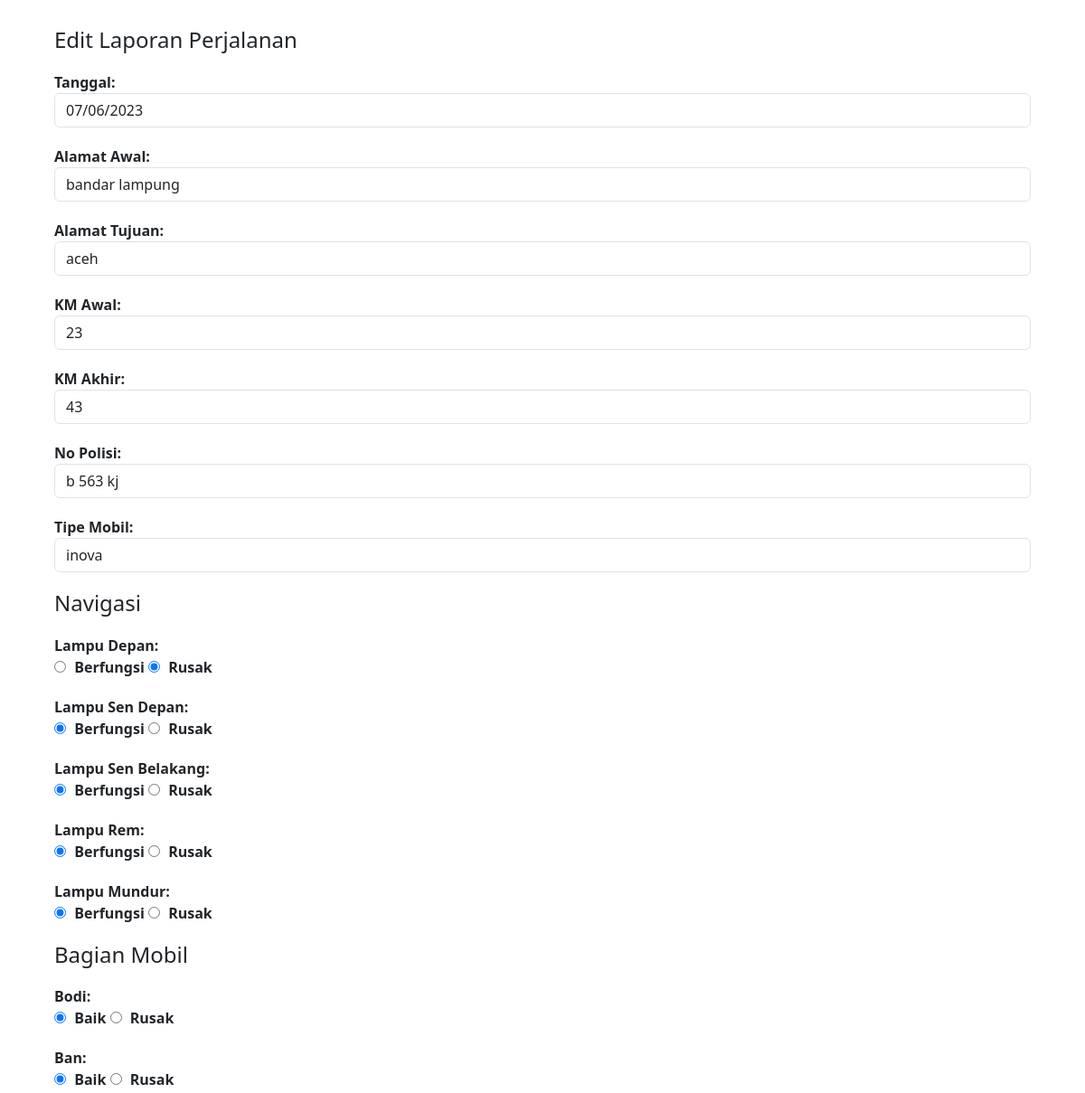
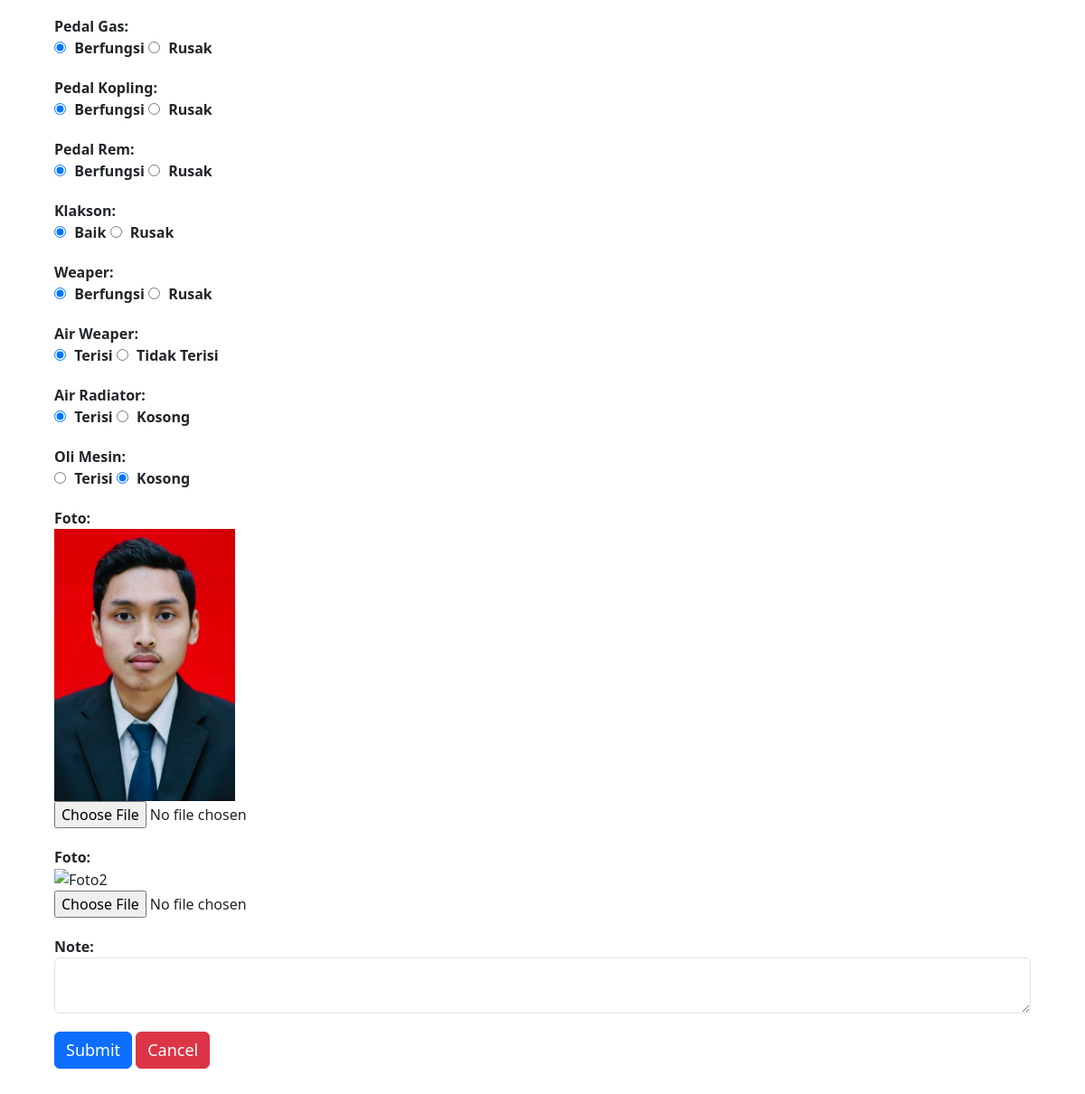
Page /edit.php?id=27 on the committed database (2 pictures, top to bottom).
### tables this page shows
CREATE TABLE `laporan` (
  `id` int(255) NOT NULL,
  `user_id` int(255) NOT NULL,
  `alamat_awal` varchar(255) NOT NULL,
  `alamat_tujuan` varchar(255) NOT NULL,
  `km_awal` int(255) NOT NULL,
  `km_akhir` int(255) NOT NULL,
  `no_polisi` varchar(255) NOT NULL,
  `tipe_mobil` varchar(255) NOT NULL,
  `foto` varchar(255) NOT NULL,
  `foto2` varchar(255) NOT NULL,
  `tanggal` date DEFAULT NULL,
  `lampu_depan` enum('berfungsi','rusak') NOT NULL,
  `lampu_sen_depan` enum('berfungsi','rusak') NOT NULL,
  `lampu_sen_belakang` enum('berfungsi','rusak') NOT NULL,
  `lampu_rem` enum('berfungsi','rusak') NOT NULL,
  `lampu_mundur` enum('berfungsi','rusak') NOT NULL,
  `bodi` enum('baik','rusak') NOT NULL,
  `ban` enum('baik','rusak') NOT NULL,
  `pedal` enum('berfungsi','rusak') NOT NULL,
  `kopling` enum('berfungsi','rusak') NOT NULL,
  `gas_rem` enum('berfungsi','rusak') NOT NULL,
  `klakson` enum('baik','rusak') NOT NULL,
  `weaper` enum('berfungsi','rusak') NOT NULL,
  `air_weaper` enum('terisi','kosong') NOT NULL,
  `air_radiator` enum('terisi','kosong') NOT NULL,
  `oli_mesin` enum('terisi','kosong') NOT NULL,
  `note` varchar(255) NOT NULL,
  `status_lap` enum('approved','pending','rejected') NOT NULL
);

### edit.php (the view, shortened to what this page needs)
<?php
include 'inc/db.php';
$id = $_GET['id'];
$query = "SELECT * FROM laporan WHERE id='$id'";
$result = $conn->query($query);
$row = $result->fetch_assoc();
?>
<!DOCTYPE html>
<html>
<head>
    <link rel="stylesheet" href="css/bootstrap.min.css">
</head>
<body>
    <div class="container">
        <h2>Edit Laporan Perjalanan</h2>
        <form method="POST" action="edit.php" enctype="multipart/form-data">
            <div class="form-group">
                <label for="tanggal">Tanggal:</label>
                <input type="date" class="form-control" id="tanggal" name="tanggal"
                    value="<?php echo $row['tanggal']; ?>" readonly>
            </div>
            <div class="form-group">
                <label for="alamat_awal">Alamat Awal:</label>
                <input type="text" class="form-control" id="alamat_awal" name="alamat_awal"
                    value="<?php echo $row['alamat_awal']; ?>" readonly>
            </div>
            <div class="form-group">
                <label for="alamat_tujuan">Alamat Tujuan:</label>
                <input type="text" class="form-control" id="alamat_tujuan" name="alamat_tujuan"
                    value="<?php echo $row['alamat_tujuan']; ?>" readonly>
            </div>
            <div class="form-group">
                <label for="km_awal">KM Awal:</label>
                <input type="number" class="form-control" id="km_awal" name="km_awal"
                    value="<?php echo $row['km_awal']; ?>" readonly>
            </div>
            <div class="form-group">
                <label for="km_akhir">KM Akhir:</label>
                <input type="number" class="form-control" id="km_akhir" name="km_akhir"
                    value="<?php echo $row['km_akhir']; ?>" required>
            </div>
            <div class="form-group">
                <label for="no_polisi">No Polisi:</label>
                <input type="text" class="form-control" id="no_polisi" name="no_polisi"
                    value="<?php echo $row['no_polisi']; ?>" required>
            </div>
            <div class="form-group">
                <label for="tipe_mobil">Tipe Mobil:</label>
                <input type="text" class="form-control" id="tipe_mobil" name="tipe_mobil"
                    value="<?php echo $row['tipe_mobil']; ?>" required>
            </div>
            <h2>Navigasi</h2>
            <div class="form-group">
                <label for="lampu_depan">Lampu Depan:</label><br>
                <input type="radio" id="lampu_depan_berfungsi" name="lampu_depan" value="berfungsi" <?php if ($row['lampu_depan'] === 'berfungsi')
                    echo 'checked'; ?> required>
                <label for="lampu_depan_berfungsi">Berfungsi</label>
                <input type="radio" id="lampu_depan_rusak" name="lampu_depan" value="rusak" <?php if ($row['lampu_depan'] === 'rusak')
                    echo 'checked'; ?> required>
                <label for="lampu_depan_rusak">Rusak</label>
            </div>
            <div class="form-group">
                <label for="lampu_sen_depan">Lampu Sen Depan:</label><br>
                <input type="radio" id="lampu_sen_depan_berfungsi" name="lampu_sen_depan" value="berfungsi" <?php if ($row['lampu_sen_depan'] === 'berfungsi')
                    echo 'checked'; ?> required>
                <label for="lampu_sen_depan_berfungsi">Berfungsi</label>
                <input type="radio" id="lampu_sen_depan_rusak" name="lampu_sen_depan" value="rusak" <?php if ($row['lampu_sen_depan'] === 'rusak')
                    echo 'checked'; ?> required>
                <label for="lampu_sen_depan_rusak">Rusak</label>
            </div>
            <div class="form-group">
                <label for="lampu_sen_belakang">Lampu Sen Belakang:</label><br>
                <input type="radio" id="lampu_sen_belakang_berfungsi" name="lampu_sen_belakang" value="berfungsi" <?php if ($row['lampu_sen_belakang'] === 'berfungsi')
                    echo 'checked'; ?>>
                <label for="lampu_sen_belakang_berfungsi">Berfungsi</label>
                <input type="radio" id="lampu_sen_belakang_rusak" name="lampu_sen_belakang" value="rusak" <?php if ($row['lampu_sen_belakang'] === 'rusak')
                    echo 'checked'; ?>>
                <label for="lampu_sen_belakang_rusak">Rusak</label>
            </div>
            <div class="form-group">
                <label for="lampu_rem">Lampu Rem:</label><br>
                <input type="radio" id="lampu_rem_berfungsi" name="lampu_rem" value="berfungsi" <?php if ($row['lampu_rem'] === 'berfungsi')
                    echo 'checked'; ?>>
                <label for="lampu_rem_berfungsi">Berfungsi</label>
                <input type="radio" id="lampu_rem_rusak" name="lampu_rem" value="rusak" <?php if ($row['lampu_rem'] === 'rusak')
                    echo 'checked'; ?>>
                <label for="lampu_rem_rusak">Rusak</label>
            </div>
            <div class="form-group">
                <label for="lampu_mundur">Lampu Mundur:</label><br>
                <input type="radio" id="lampu_mundur_berfungsi" name="lampu_mundur" value="berfungsi" <?php if ($row['lampu_mundur'] === 'berfungsi')
                    echo 'checked'; ?>>
                <label for="lampu_mundur_berfungsi">Berfungsi</label>
                <input type="radio" id="lampu_mundur_rusak" name="lampu_mundur" value="rusak" <?php if ($row['lampu_mundur'] === 'rusak')
                    echo 'checked'; ?>>
                <label for="lampu_mundur_rusak">Rusak</label>
            </div>
            <h2>Bagian Mobil</h2>
            <div class="form-group">
                <label for="bodi">Bodi:</label><br>
                <input type="radio" id="bodi_baik" name="bodi" value="baik" <?php if ($row['bodi'] === 'baik')
                    echo 'checked'; ?>>
                <label for="bodi_baik">Baik</label>
                <input type="radio" id="bodi_rusak" name="bodi" value="rusak" <?php if ($row['bodi'] === 'rusak')
                    echo 'checked'; ?>>
                <label for="bodi_rusak">Rusak</label>
            </div>
            <div class="form-group">
                <label for="ban">Ban:</label><br>
                <input type="radio" id="ban_baik" name="ban" value="baik" <?php if ($row['ban'] === 'baik')
                    echo 'checked'; ?>>
                <label for="ban_baik">Baik</label>
                <input type="radio" id="ban_rusak" name="ban" value="rusak" <?php if ($row['ban'] === 'rusak')
                    echo 'checked'; ?>>
                <label for="ban_rusak">Rusak</label>
            </div>
            <div class="form-group">
                <label for="pedal">Pedal Gas:</label><br>
                <input type="radio" id="pedal_berfungsi" name="pedal" value="berfungsi" <?php if ($row['pedal'] === 'berfungsi')
                    echo 'checked'; ?>>
                <label for="pedal_berfungsi">Berfungsi</label>
                <input type="radio" id="pedal_rusak" name="pedal" value="rusak" <?php if ($row['pedal'] === 'rusak')
                    echo 'checked'; ?>>
                <label for="pedal_rusak">Rusak</label>
            </div>
            <div class="form-group">
                <label for="kopling">Pedal Kopling:</label><br>
                <input type="radio" id="kopling_berfungsi" name="kopling" value="berfungsi" <?php if ($row['kopling'] === 'berfungsi')
                    echo 'checked'; ?>>
                <label for="kopling_berfungsi">Berfungsi</label>
                <input type="radio" id="kopling_rusak" name="kopling" value="rusak" <?php if ($row['kopling'] === 'rusak')
                    echo 'checked'; ?>>
                <label for="kopling_rusak">Rusak</label>
            </div>
            <div class="form-group">
                <label for="gas_rem">Pedal Rem:</label><br>
                <input type="radio" id="gas_rem_berfungsi" name="gas_rem" value="berfungsi" <?php if ($row['gas_rem'] === 'berfungsi')
                    echo 'checked'; ?>>
                <label for="gas_rem_berfungsi">Berfungsi</label>
                <input type="radio" id="gas_rem_rusak" name="gas_rem" value="rusak" <?php if ($row['gas_rem'] === 'rusak')
                    echo 'checked'; ?>>
                <label for="gas_rem_rusak">Rusak</label>
            </div>
            <div class="form-group">
                <label for="klakson">Klakson:</label><br>
                <input type="radio" id="klakson_baik" name="klakson" value="baik" <?php if ($row['klakson'] === 'baik')
                    echo 'checked'; ?>>
                <label for="klakson_baik">Baik</label>
                <input type="radio" id="klakson_rusak" name="klakson" value="rusak" <?php if ($row['klakson'] === 'rusak')
                    echo 'checked'; ?>>
                <label for="klakson_rusak">Rusak</label>
            </div>
            <div class="form-group">
                <label for="weaper">Weaper:</label><br>
                <input type="radio" id="weaper_berfungsi" name="weaper" value="berfungsi" <?php if ($row['weaper'] === 'berfungsi')
                    echo 'checked'; ?>>
                <label for="weaper_berfungsi">Berfungsi</label>
                <input type="radio" id="weaper_rusak" name="weaper" value="rusak" <?php if ($row['weaper'] === 'rusak')
                    echo 'checked'; ?>>
                <label for="weaper_rusak">Rusak</label>
            </div>
            <div class="form-group">
                <label for="air_weaper">Air Weaper:</label><br>
                <input type="radio" id="air_weaper_terisi" name="air_weaper" value="terisi" <?php if ($row['air_weaper'] === 'terisi')
                    echo 'checked'; ?>>
                <label for="air_weaper_terisi">Terisi</label>
                <input type="radio" id="air_weaper_tidak_terisi" name="air_weaper" value="tidak terisi" <?php if ($row['air_weaper'] === 'tidak terisi')
                    echo 'checked'; ?>>
                <label for="air_weaper_tidak_terisi">Tidak Terisi</label>
            </div>
            <div class="form-group">
                <label for="air_radiator">Air Radiator:</label><br>
                <input type="radio" id="air_radiator_terisi" name="air_radiator" value="terisi" <?php if ($row['air_radiator'] === 'terisi')
                    echo 'checked'; ?>>
                <label for="air_radiator_terisi">Terisi</label>
                <input type="radio" id="air_radiator_tidak_terisi" name="air_radiator" value="kosong" <?php if ($row['air_radiator'] === 'kosong')
                    echo 'checked'; ?>>
                <label for="air_radiator_tidak_terisi">Kosong</label>
            </div>
            <div class="form-group">
                <label for="oli_mesin">Oli Mesin:</label><br>
                <input type="radio" id="oli_mesin_terisi" name="oli_mesin" value="terisi" <?php if ($row['oli_mesin'] === 'terisi')
                    echo 'checked'; ?>>
                <label for="oli_mesin_terisi">Terisi</label>
                <input type="radio" id="oli_mesin_tidak_terisi" name="oli_mesin" value="kosong" <?php if ($row['oli_mesin'] === 'kosong')
                    echo 'checked'; ?>>
                <label for="oli_mesin_tidak_terisi">Kosong</label>
            </div>
            <div class="form-group">
                <label for="foto">Foto:</label><br>
                <img src="uploads/<?php echo $row['foto']; ?>" alt="Foto" width="200"><br>
                <input type="file" class="form-control-file" id="foto" name="foto">
            </div>
            <div class="form-group">
                <label for="foto2">Foto:</label><br>
                <img src="uploads/<?php echo $row['foto2']; ?>" alt="Foto2" width="200"><br>
                <input type="file" class="form-control-file" id="foto2" name="foto2">
            </div>
            <div class="form-group">
                <label for="note">Note:</label>
                <textarea class="form-control" id="note" name="note"><?php echo $row['note']; ?></textarea>
            </div>
            <button type="submit" name="submit" class="btn btn-primary">Submit</button>
            <button type="button" class="btn btn-danger" onclick="window.location.href='dashboard.php'">Cancel</button>
        </form>
    </div>
</body>
</html>

### edit.php (style rules this page uses)
.container { padding: 30px; }
h2 { font-size: 24px; margin-bottom: 20px; }
.form-control { font-size: 16px; }
.form-group { margin-bottom: 20px; }
.form-group label { font-weight: bold; }
.form-group input[type="radio"], .form-group input[type="checkbox"] { margin-right: 5px; }
.btn { font-size: 18px; }

### rows in the picture
laporan: tanggal "07/06/2023", alamat_awal "bandar lampung", alamat_tujuan "aceh", km_awal "23", km_akhir "43", no_polisi "b 563 kj", tipe_mobil "inova", lampu_depan "☐ Berfungsi", lampu_depan "☑ Rusak", lampu_sen_depan "☑ Berfungsi", lampu_sen_depan "☐ Rusak", lampu_sen_belakang "☑ Berfungsi", lampu_sen_belakang "☐ Rusak", lampu_rem "☑ Berfungsi", lampu_rem "☐ Rusak", lampu_mundur "☑ Berfungsi", lampu_mundur "☐ Rusak", bodi "☑ Baik", bodi "☐ Rusak", ban "☑ Baik", ban "☐ Rusak", pedal "☑ Berfungsi", pedal "☐ Rusak", kopling "☑ Berfungsi", kopling "☐ Rusak", gas_rem "☑ Berfungsi", gas_rem "☐ Rusak", klakson "☑ Baik", klakson "☐ Rusak", weaper "☑ Berfungsi", weaper "☐ Rusak", air_weaper "☑ Terisi", air_weaper "☐ Tidak Terisi", air_radiator "☑ Terisi", air_radiator "☐ Kosong", oli_mesin "☐ Terisi", oli_mesin "☑ Kosong", foto (picture)
